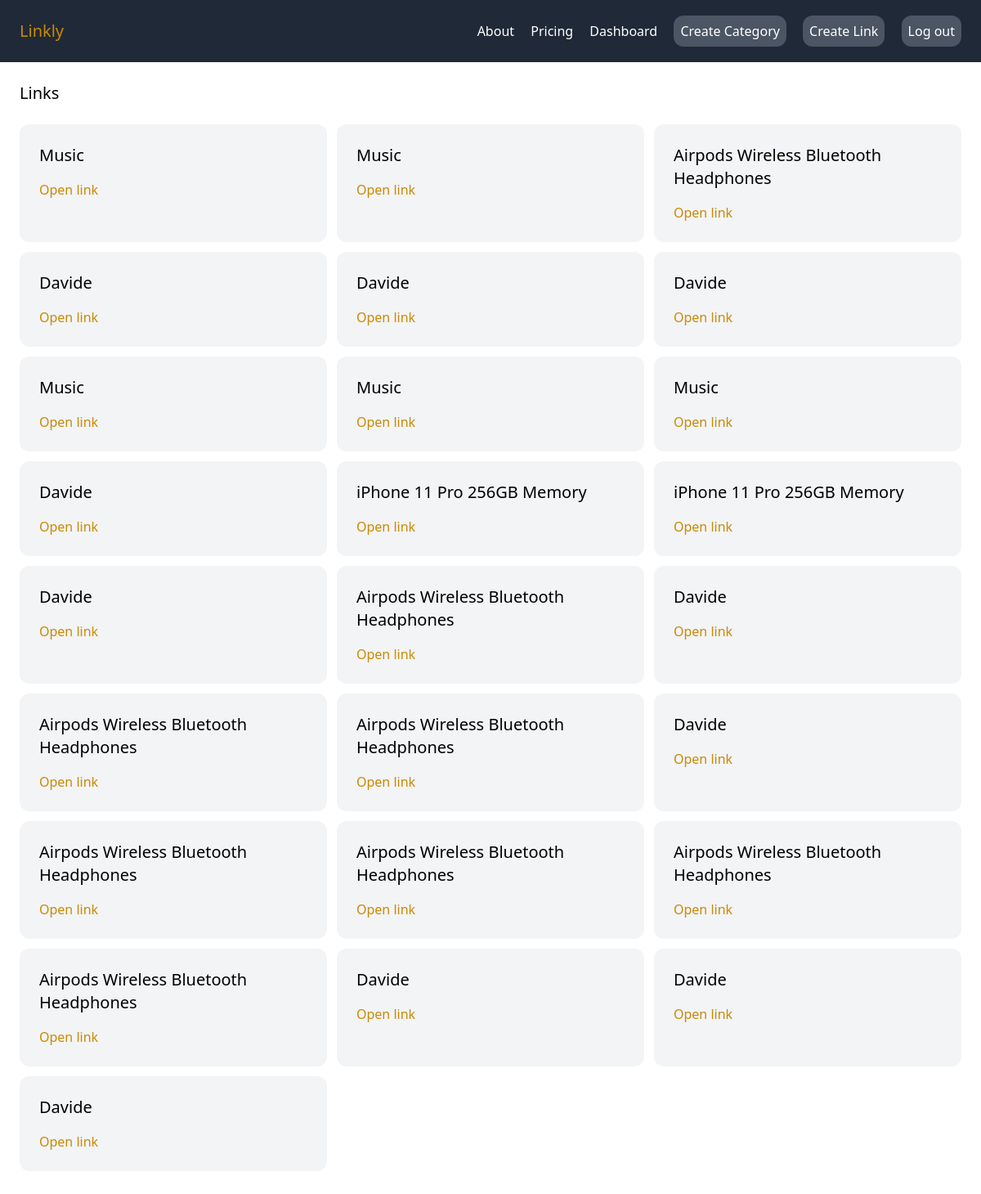
/link/links/ (signed in), run on the app's committed database.
### link/models.py (models this page shows, shortened)
class Link(models.Model):
    category = models.ForeignKey(Category, related_name='links', on_delete=models.CASCADE)
    name = models.CharField(max_length=225)
    decription = models.TextField(null=True, blank=True)
    url = models.CharField(max_length=225)
    created_by = models.ForeignKey(User, related_name="links", on_delete=models.CASCADE)
    created_at = models.DateField(auto_now_add=True)

### link/views.py (the view)
# urls.py: path("links/", views.links, name="links" ),
@login_required
def links(request):
    links = Link.objects.filter(created_by=request.user)
    return render(request, 'link/links.html', {'links': links})

### link/templates/link/links.html (shortened to what this page needs)
{% extends 'core/base.html' %}
{% block content %}
<h1 class="mb-6 text-xl">Links</h1>
<div class="grid grid-cols-3 gap-3">
{% for link in links %}
<div class="bg-gray-100 p-6 rounded-xl">
    <h2 class="text-xl mb-4">{{link.name}}</h2>
    <a href="{{link.url}}" class="text-yellow-600" target="_blank">Open link</a>
</div>
{% endfor %}
</div>
{% endblock %}

### app/templates/core/base.html (shortened to what this page needs)
<!DOCTYPE html>
<html>
  <head>
    <script src="https://cdn.tailwindcss.com"></script>
  </head>
  <body>
    <nav class="p-6 bg-gray-800 flex items-center justify-between">
      <a href="/" class="text-xl text-yellow-600">Linkly</a>
      <div class="space-x-4">
        <a href="{% url 'about' %}" class="text-white">About</a>
        <a href="{% url 'pricing' %}" class="text-white">Pricing</a>
        {% if request.user.is_authenticated %}
        <a href="{% url 'dashboard' %}" class="text-white">Dashboard</a>
        <a href="{% url 'create_category' %}" class="bg-gray-600 text-white rounded-xl p-2">Create Category</a>
        <a href="{% url 'create_link' %}" class="bg-gray-600 text-white rounded-xl p-2">Create Link</a>
        <a href="{% url 'logout' %}" class="bg-gray-600 text-white rounded-xl p-2">Log out</a>
        {% else %}
        <a href="{% url 'signup' %}" class="bg-yellow-600 text-white rounded-xl p-2">Sign Up</a>
        <a href="{% url 'login' %}" class="bg-gray-600 text-white rounded-xl p-2">Log in</a>
        {% endif%}
      </div>
    </nav>
    <main class="p-6 min-h-screen">{% block content %} {% endblock %}</main>
  </body>
</html>

### data on the page
Link: name "Music"
Link: name "Music"
Link: name "Airpods Wireless Bluetooth Headphones"
Link: name "Davide"
Link: name "Davide"
Link: name "Davide"
Link: name "Music"
Link: name "Music"
Link: name "Music"
Link: name "Davide"
Link: name "iPhone 11 Pro 256GB Memory"
Link: name "iPhone 11 Pro 256GB Memory"
Link: name "Davide"
Link: name "Airpods Wireless Bluetooth Headphones"
Link: name "Davide"
Link: name "Airpods Wireless Bluetooth Headphones"
Link: name "Airpods Wireless Bluetooth Headphones"
Link: name "Davide"
Link: name "Airpods Wireless Bluetooth Headphones"
Link: name "Airpods Wireless Bluetooth Headphones"
Link: name "Airpods Wireless Bluetooth Headphones"
Link: name "Airpods Wireless Bluetooth Headphones"
Link: name "Davide"
Link: name "Davide"
Link: name "Davide"
